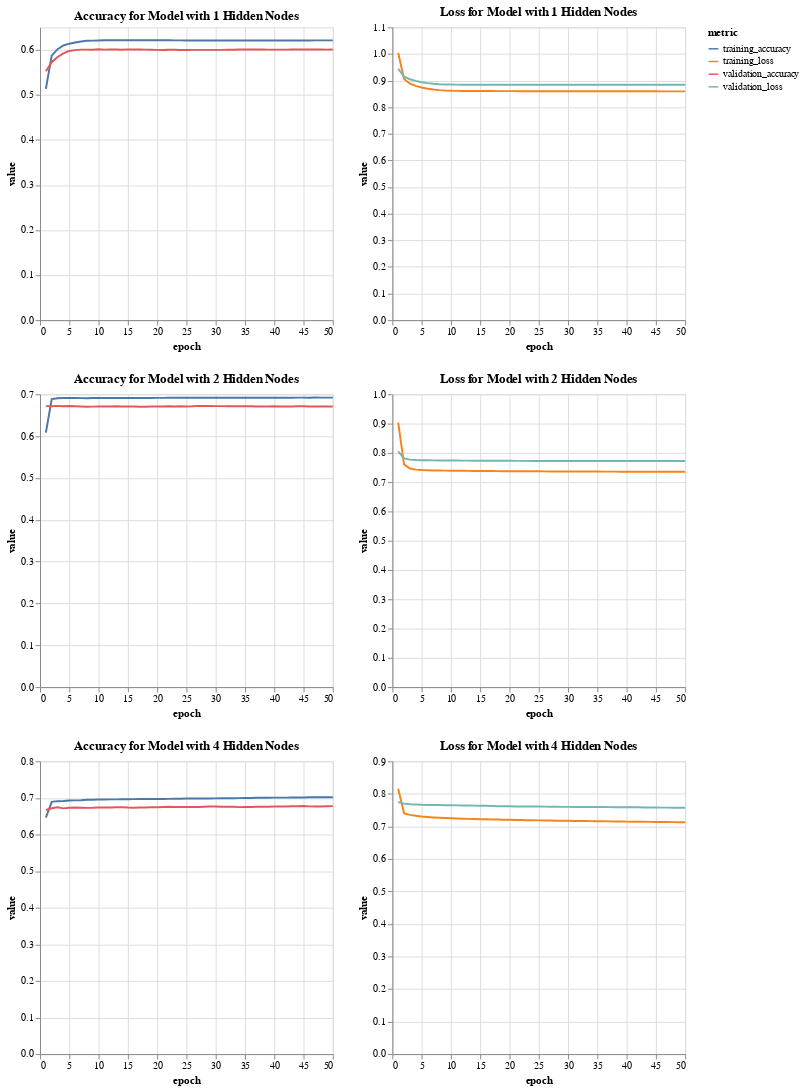

Here is the notebook cell this chart was saved with:
### Markdown cell above
8. **Neural Network:**

    In our exploration and tuning of neural networks, we focus on the following hyperparameters:

    - **Single hidden layer, varying the number of nodes**. 

        - Start with a single node in the hidden layer. Use a graph to depict the progression of loss and accuracy for both the training and validation sets, with the horizontal axis representing the number of training epochs and the vertical axis showing loss and accuracy. Training this network should be relatively fast, so let's conduct training for 50 epochs. Observing the graph, what do you conclude? Is the network underfitting or overfitting? Why?

        - Repeat the above process using 2 and 4 nodes in the hidden layer. Use the same type of graph to document your observations regarding loss and accuracy.

        - Start with 8 nodes in the hidden layer and progressively double the number of nodes until it surpasses the number of nodes in the input layer. This results in seven experiments and corresponding graphs for the following configurations: 8, 16, 32, 64, 128, 256, and 512 nodes. Document your observations throughout the process.
        
        - Ensure that the **number of training epochs** is adequate for **observing an increase in validation loss**. **Tip**: During model development, start with a small number of epochs, such as 5 or 10. Once the model appears to perform well, test with larger values, like 40 or 80 epochs, which proved reasonable in our tests. Based on your observations, consider conducting further experiments, if needed. How many epochs were ultimately necessary?

### Code cell
import tensorflow as tf
import pandas as pd
import altair as alt
from tensorflow.keras.models import Sequential
from tensorflow.keras.layers import InputLayer, Dense

# Set random seed for reproducibility
tf.random.set_seed(42)

# Define the models and number of hidden nodes
models_config = [
    {'model_name': 'one_node', 'hidden_nodes': 1},
    {'model_name': 'two_nodes', 'hidden_nodes': 2},
    {'model_name': 'four_nodes', 'hidden_nodes': 4}
]

def create_and_train_model(hidden_nodes):
    """Create, compile, and train a model based on the number of hidden nodes."""
    model = Sequential([
        InputLayer(input_shape=(462,)),
        Dense(hidden_nodes, activation='relu'),  # Hidden layer with variable nodes
        Dense(3, activation='softmax')  # Output layer with 3 nodes
    ])
    
    model.compile(optimizer='adam',
                  loss='sparse_categorical_crossentropy',
                  metrics=['accuracy'])
    
    history = model.fit(
        X_train, y_train,
        epochs=50,
        batch_size=32,
        validation_data=(X_valid, y_valid),
        verbose=0  # Set to 0 to reduce verbose output during training
    )
    
    return history

def prepare(history, hidden_nodes):
    """Prepare the training and validation data for Altair plotting."""
    # Convert history to DataFrame
    df = pd.DataFrame({
        'epoch': range(1, 51),
        'training_accuracy': history.history['accuracy'],
        'validation_accuracy': history.history['val_accuracy'],
        'training_loss': history.history['loss'],
        'validation_loss': history.history['val_loss'],
        'hidden_nodes': [hidden_nodes] * 50
    })
    
    # Melt the dataframe for better use in Altair
    df = df.melt(id_vars=['epoch', 'hidden_nodes'], 
                 value_vars=['training_accuracy', 'validation_accuracy', 'training_loss', 'validation_loss'],
                 var_name='metric', value_name='value')
    
    return df

def plot_training_results(df):
    """Plot the training and validation accuracy and loss using Altair."""
    # Accuracy plot
    accuracy_chart = alt.Chart(df[df['metric'].str.contains('accuracy')]).mark_line().encode(
        x='epoch',
        y='value',
        color='metric',
        column='hidden_nodes',
        tooltip=['epoch', 'value', 'metric']
    ).properties(title="Accuracy for Different Models (Hidden Nodes)")

    # Loss plot
    loss_chart = alt.Chart(df[df['metric'].str.contains('loss')]).mark_line().encode(
        x='epoch',
        y='value',
        color='metric',
        column='hidden_nodes',
        tooltip=['epoch', 'value', 'metric']
    ).properties(title="Loss for Different Models (Hidden Nodes)")
    
    return accuracy_chart, loss_chart

# Loop over model configurations (1, 2, and 4 hidden nodes)
df_all_models = pd.DataFrame()
for config in models_config:
    history = create_and_train_model(config['hidden_nodes'])
    df_model = prepare(history, config['hidden_nodes'])
    df_all_models = pd.concat([df_all_models, df_model], ignore_index=True)

# Plot the results
accuracy_chart, loss_chart = plot_training_results(df_all_models)


# Combine accuracy and loss charts for each model configuration
combined_charts = alt.vconcat()

for hidden_nodes in df_all_models['hidden_nodes'].unique():
    accuracy_chart = alt.Chart(df_all_models[(df_all_models['hidden_nodes'] == hidden_nodes) & (df_all_models['metric'].str.contains('accuracy'))]).mark_line().encode(
        x='epoch',
        y='value',
        color='metric',
        tooltip=['epoch', 'value', 'metric']
    ).properties(title=f"Accuracy for Model with {hidden_nodes} Hidden Nodes")

    loss_chart = alt.Chart(df_all_models[(df_all_models['hidden_nodes'] == hidden_nodes) & (df_all_models['metric'].str.contains('loss'))]).mark_line().encode(
        x='epoch',
        y='value',
        color='metric',
        tooltip=['epoch', 'value', 'metric']
    ).properties(title=f"Loss for Model with {hidden_nodes} Hidden Nodes")

    combined_charts &= (accuracy_chart | loss_chart)

# Display the combined charts
combined_charts.display()
